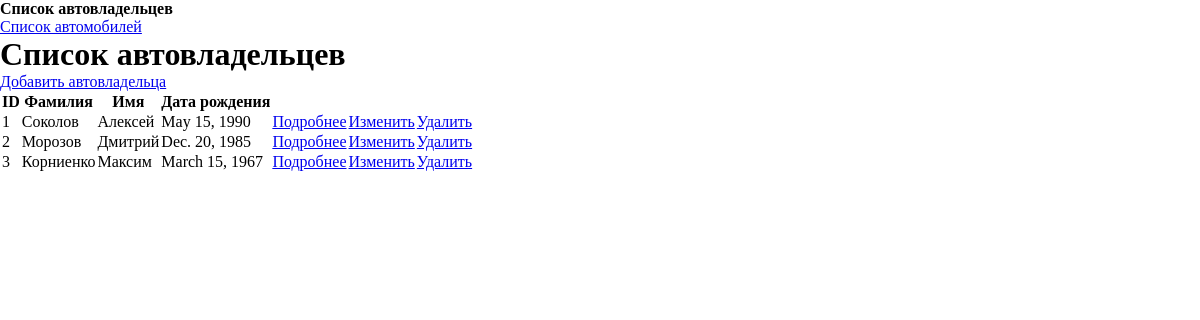
Page /owner/list/ on the earlier database version.
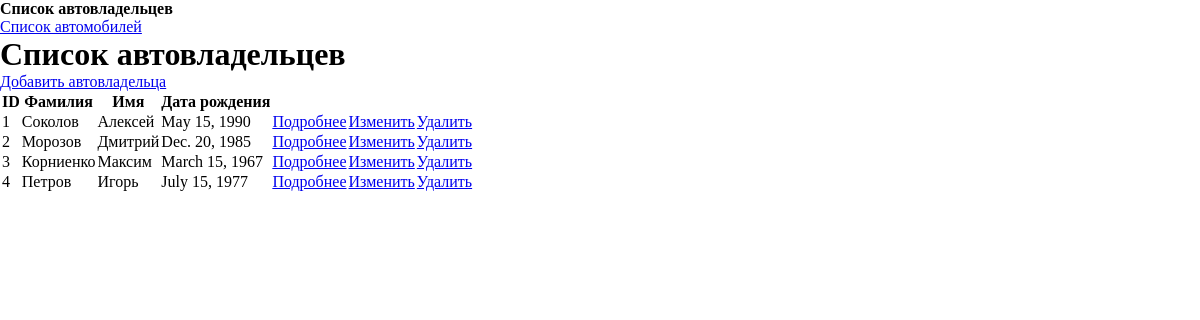
Same page on the later database version.
### project_first_app/models.py (models this page shows, shortened)
class Owner(models.Model):
    id_owner = models.AutoField(primary_key=True)
    first_name = models.CharField(max_length=30)
    last_name = models.CharField(max_length=30)
    birth_date = models.DateField(null=True, blank=True)
    cars = models.ManyToManyField('Car', through='Ownership')

### project_first_app/views.py (the view)
# urls.py: path('owner/list/', views.owners_list, name='owners_list'),
def owners_list(request):
    owners = Owner.objects.all()
    return render(request, 'owners/owners_list.html', {'owners': owners})

### templates/owners/owners_list.html (shortened to what this page needs)
{% load static %}
<!DOCTYPE html>
<html lang="ru">
<head>
    <link rel="stylesheet" href="{% static 'css/styles.css'%}" type="text/css">
</head>
<body>
    <div>
        <p><strong>Список автовладельцев</strong></p>
        <a href="{% url 'cars_list' %}">Список автомобилей</a>
    </div>
    <h1>Список автовладельцев</h1>
    <a href="{% url 'create_owner' %}">Добавить автовладельца</a>
    {% if owners %}
        <table>
            <thead>
                <tr>
                    <th>ID</th>
                    <th>Фамилия</th>
                    <th>Имя</th>
                    <th>Дата рождения</th>
                    <th></th>
                    <th></th>
                    <th></th>
                </tr>
            </thead>
            <tbody>
                {% for owner in owners %}
                <tr>
                    <td>{{ owner.id_owner }}</td>
                    <td>{{ owner.last_name }}</td>
                    <td>{{ owner.first_name }}</td>
                    <td>{{ owner.birth_date|default:"Не указана" }}</td>
                    <td>
                        <a href="{% url 'owner_detail' owner.id_owner %}">
                            Подробнее
                        </a>
                    </td>
                    <td>
                        <a href="{% url 'edit_owner' owner.id_owner %}">
                            Изменить
                        </a>
                    </td>
                    <td>
                        <a href="{% url 'delete_owner' owner.id_owner %}">
                            Удалить
                        </a>
                    </td>
                </tr>
                {% endfor %}
            </tbody>
        </table>
    {% else %}
        <p>Автовладельцы не найдены.</p>
    {% endif %}
</body>
</html>

Differences in the rows shown:
added Owner: id_owner "4", last_name "Петров", first_name "Игорь", birth_date "July 15, 1977"
